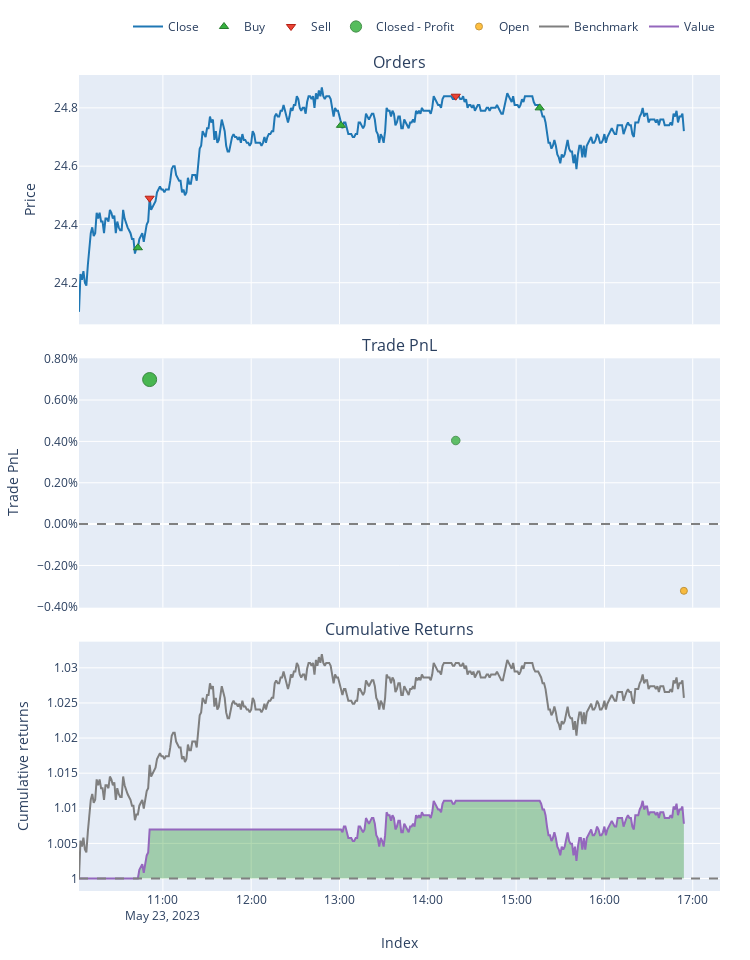

The notebook cell saved with this chart:
### Code cell
pf.plot().show()

### Figure 1 — Plotly figure (JSON) as saved in the notebook; plotly's stock layout.template omitted (floating-point values rounded to 4 significant figures; data arrays with more than 128 entries replaced by an {"elided": "..."} marker saying what was removed)
{"data": [{"line": {"color": "#1f77b4"}, "name": "Close", "showlegend": true, "x": {"elided": "412 str values"}, "type": "scatter", "uid": "c5c80b56-75ce-4bfd-8382-2b401cf5f359", "xaxis": "x", "yaxis": "y", "y": {"elided": "412 float values"}, "legendgroup": "0"}, {"customdata": [[0.0, 4.112, 0.0], [2.0, 4.07, 0.0], [4.0, 4.077, 0.0]], "hovertemplate": "Order Id: %{customdata[0]}<br>Timestamp: %{x}<br>Price: %{y}<br>Size: %{customdata[1]:.6f}<br>Fees: %{customdata[2]:.6f}", "marker": {"color": "#37B13F", "line": {"color": "rgb(38,123,44)", "width": 1}, "size": 8, "symbol": "triangle-up"}, "mode": "markers", "name": "Buy", "x": ["2023-05-23T10:43:00", "2023-05-23T13:01:00", "2023-05-23T15:16:00"], "y": [24.32, 24.74, 24.8], "type": "scatter", "uid": "79ce5b64-bfd8-41ca-9789-39356f1ce41e", "xaxis": "x", "yaxis": "y", "legendgroup": "1"}, {"customdata": [[1.0, 4.112, 0.0], [3.0, 4.07, 0.0]], "hovertemplate": "Order Id: %{customdata[0]}<br>Timestamp: %{x}<br>Price: %{y}<br>Size: %{customdata[1]:.6f}<br>Fees: %{customdata[2]:.6f}", "marker": {"color": "#EA4335", "line": {"color": "rgb(181,31,18)", "width": 1}, "size": 8, "symbol": "triangle-down"}, "mode": "markers", "name": "Sell", "x": ["2023-05-23T10:51:00", "2023-05-23T14:19:00"], "y": [24.49, 24.84], "type": "scatter", "uid": "eb48e2fb-b6f7-459d-be51-a94d4c3344e4", "xaxis": "x", "yaxis": "y", "legendgroup": "2"}, {"customdata": [[0.0, 0.0, 0.699, 0.00699], [1.0, 1.0, 0.407, 0.004042]], "hovertemplate": "Exit Trade Id: %{customdata[0]}<br>Position Id: %{customdata[1]}<br>Exit Timestamp: %{x}<br>PnL: %{customdata[2]:.6f}<br>Return: %{customdata[3]:.2%}", "marker": {"color": "#37B13F", "line": {"color": "rgb(38,123,44)", "width": 1}, "opacity": [0.9, 0.7825], "size": [14.0, 8.518], "symbol": "circle"}, "mode": "markers", "name": "Closed - Profit", "x": ["2023-05-23T10:51:00", "2023-05-23T14:19:00"], "y": [0.00699, 0.004042], "type": "scatter", "uid": "af5531ee-7c11-42d3-8674-c563318e75bf", "xaxis": "x2", "yaxis": "y2", "legendgroup": "3"}, {"customdata": [[2.0, 2.0, -0.3261, -0.003226]], "hovertemplate": "Exit Trade Id: %{customdata[0]}<br>Position Id: %{customdata[1]}<br>Exit Timestamp: %{x}<br>PnL: %{customdata[2]:.6f}<br>Return: %{customdata[3]:.2%}", "marker": {"color": "#FFAA00", "line": {"color": "rgb(178,118,0)", "width": 1}, "opacity": [0.75], "size": [7.0], "symbol": "circle"}, "mode": "markers", "name": "Open", "x": ["2023-05-23T16:54:00"], "y": [-0.003226], "type": "scatter", "uid": "8fc8c04a-be68-444c-a96f-d774255d9d01", "xaxis": "x2", "yaxis": "y2", "legendgroup": "4"}, {"line": {"color": "#7f7f7f"}, "name": "Benchmark", "showlegend": true, "x": {"elided": "412 str values"}, "type": "scatter", "uid": "dcdac7d6-e340-46ed-b680-3f0f7aabd24f", "xaxis": "x3", "yaxis": "y3", "y": {"elided": "412 float values"}, "legendgroup": "5"}, {"hoverinfo": "skip", "line": {"color": "rgba(0, 0, 0, 0)", "width": 0}, "opacity": 0, "showlegend": false, "x": {"elided": "412 str values"}, "type": "scatter", "uid": "45e6426f-9428-4f7d-ae14-3faefb3f85d3", "xaxis": "x3", "yaxis": "y3", "y": {"elided": "412 int values"}, "legendgroup": "6"}, {"connectgaps": false, "fill": "tonexty", "fillcolor": "rgba(0, 128, 0, 0.3)", "hoverinfo": "skip", "line": {"color": "rgba(0, 0, 0, 0)", "width": 0}, "opacity": 0, "showlegend": false, "x": {"elided": "412 str values"}, "type": "scatter", "uid": "0d9585ac-c291-4673-a692-f566fa77d9d9", "xaxis": "x3", "yaxis": "y3", "y": {"elided": "412 float values"}, "legendgroup": "6"}, {"hoverinfo": "skip", "line": {"color": "rgba(0, 0, 0, 0)", "width": 0}, "opacity": 0, "showlegend": false, "x": {"elided": "412 str values"}, "type": "scatter", "uid": "3b408c12-9ad9-498a-be26-eaf5ec7c3dcb", "xaxis": "x3", "yaxis": "y3", "y": {"elided": "412 int values"}, "legendgroup": "6"}, {"connectgaps": false, "fill": "tonexty", "fillcolor": "rgba(255, 0, 0, 0.3)", "hoverinfo": "skip", "line": {"color": "rgba(0, 0, 0, 0)", "width": 0}, "opacity": 0, "showlegend": false, "x": {"elided": "412 str values"}, "type": "scatter", "uid": "9ae8e0f9-0497-4717-b23c-14f51772d789", "xaxis": "x3", "yaxis": "y3", "y": {"elided": "412 float values"}, "legendgroup": "6"}, {"line": {"color": "#9467bd"}, "name": "Value", "showlegend": true, "x": {"elided": "412 str values"}, "type": "scatter", "uid": "fceb7dc2-e98f-4b0b-8377-f9381563ece5", "xaxis": "x3", "yaxis": "y3", "y": {"elided": "412 float values"}, "legendgroup": "7"}, {"hoverinfo": "skip", "line": {"color": "rgba(0, 0, 0, 0)", "width": 0}, "opacity": 0.0, "showlegend": false, "x": {"elided": "412 str values"}, "type": "scatter", "uid": "f3398980-d05b-4ebb-b225-68f46bdb1e72", "xaxis": "x3", "yaxis": "y3", "y": {"elided": "412 int values"}, "legendgroup": "6"}], "layout": {"annotations": [{"font": {"size": 16}, "showarrow": false, "text": "Orders", "x": 0.5, "xanchor": "center", "xref": "paper", "y": 1.0, "yanchor": "bottom", "yref": "paper"}, {"font": {"size": 16}, "showarrow": false, "text": "Trade PnL", "x": 0.5, "xanchor": "center", "xref": "paper", "y": 0.6528, "yanchor": "bottom", "yref": "paper"}, {"font": {"size": 16}, "showarrow": false, "text": "Cumulative Returns", "x": 0.5, "xanchor": "center", "xref": "paper", "y": 0.3056, "yanchor": "bottom", "yref": "paper"}], "xaxis": {"anchor": "y", "domain": [0.0, 1.0], "matches": "x3", "showticklabels": false}, "yaxis": {"anchor": "x", "domain": [0.6944, 1.0], "title": {"text": "Price"}}, "xaxis2": {"anchor": "y2", "domain": [0.0, 1.0], "matches": "x3", "showticklabels": false}, "yaxis2": {"anchor": "x2", "domain": [0.3472, 0.6528], "tickformat": ".2%", "title": {"text": "Trade PnL"}}, "xaxis3": {"anchor": "y3", "domain": [0.0, 1.0], "title": {"text": "Index"}}, "yaxis3": {"anchor": "x3", "domain": [0.0, 0.3056], "title": {"text": "Cumulative returns"}}, "margin": {"t": 30, "b": 30, "l": 30, "r": 30}, "legend": {"orientation": "h", "yanchor": "bottom", "y": 1.042, "xanchor": "right", "x": 1, "traceorder": "normal"}, "width": 750, "height": 960, "showlegend": true, "shapes": [{"line": {"color": "gray", "dash": "dash"}, "type": "line", "x0": 0.0, "x1": 1.0, "xref": "paper", "y0": 0, "y1": 0, "yref": "y2"}, {"line": {"color": "gray", "dash": "dash"}, "type": "line", "x0": 0.0, "x1": 1.0, "xref": "paper", "y0": 1, "y1": 1, "yref": "y3"}]}}
